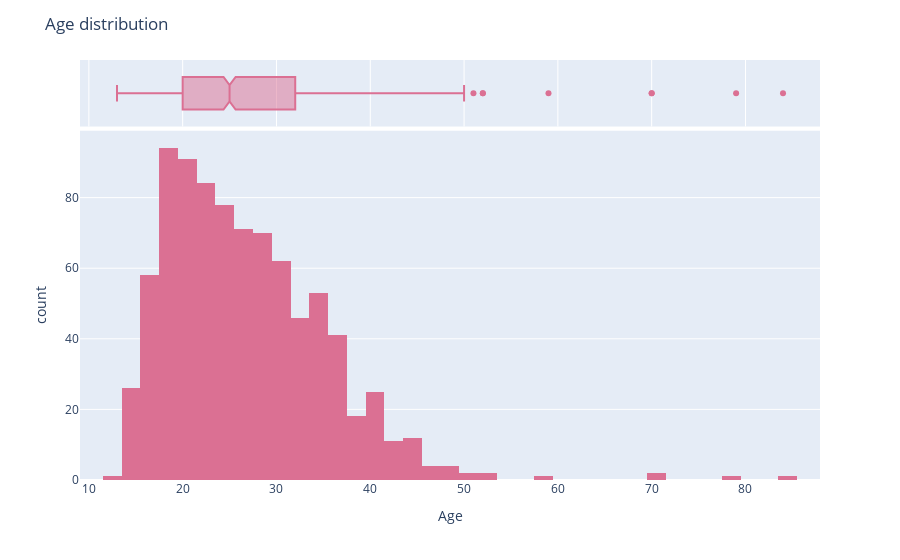

Notebook cell for this chart:
### Markdown cell above
# Visualization

### Code cell
age_dist = px.histogram(risk_factor_df, x="Age", marginal="box", color_discrete_sequence=["palevioletred"])
age_dist.update_layout(title="Age distribution")
age_dist.show()

### Figure 1 — Plotly figure (JSON) as saved in the notebook; plotly's stock layout.template omitted (floating-point values rounded to 4 significant figures; data arrays with more than 128 entries replaced by an {"elided": "..."} marker saying what was removed)
{"data": [{"alignmentgroup": "True", "bingroup": "x", "hovertemplate": "Age=%{x}<br>count=%{y}<extra></extra>", "legendgroup": "", "marker": {"color": "palevioletred", "pattern": {"shape": ""}}, "name": "", "offsetgroup": "", "orientation": "v", "showlegend": false, "type": "histogram", "x": {"elided": "858 int values"}, "xaxis": "x", "yaxis": "y"}, {"alignmentgroup": "True", "hovertemplate": "Age=%{x}<extra></extra>", "legendgroup": "", "marker": {"color": "palevioletred"}, "name": "", "notched": true, "offsetgroup": "", "showlegend": false, "type": "box", "x": {"elided": "858 int values"}, "xaxis": "x2", "yaxis": "y2"}], "layout": {"barmode": "relative", "legend": {"tracegroupgap": 0}, "margin": {"t": 60}, "title": {"text": "Age distribution"}, "xaxis": {"anchor": "y", "domain": [0, 1], "title": {"text": "Age"}}, "xaxis2": {"anchor": "y2", "domain": [0, 1], "matches": "x", "showgrid": true, "showticklabels": false}, "yaxis": {"anchor": "x", "domain": [0, 0.8316], "title": {"text": "count"}}, "yaxis2": {"anchor": "x2", "domain": [0.8416, 1], "matches": "y2", "showgrid": false, "showline": false, "showticklabels": false, "ticks": ""}}}
